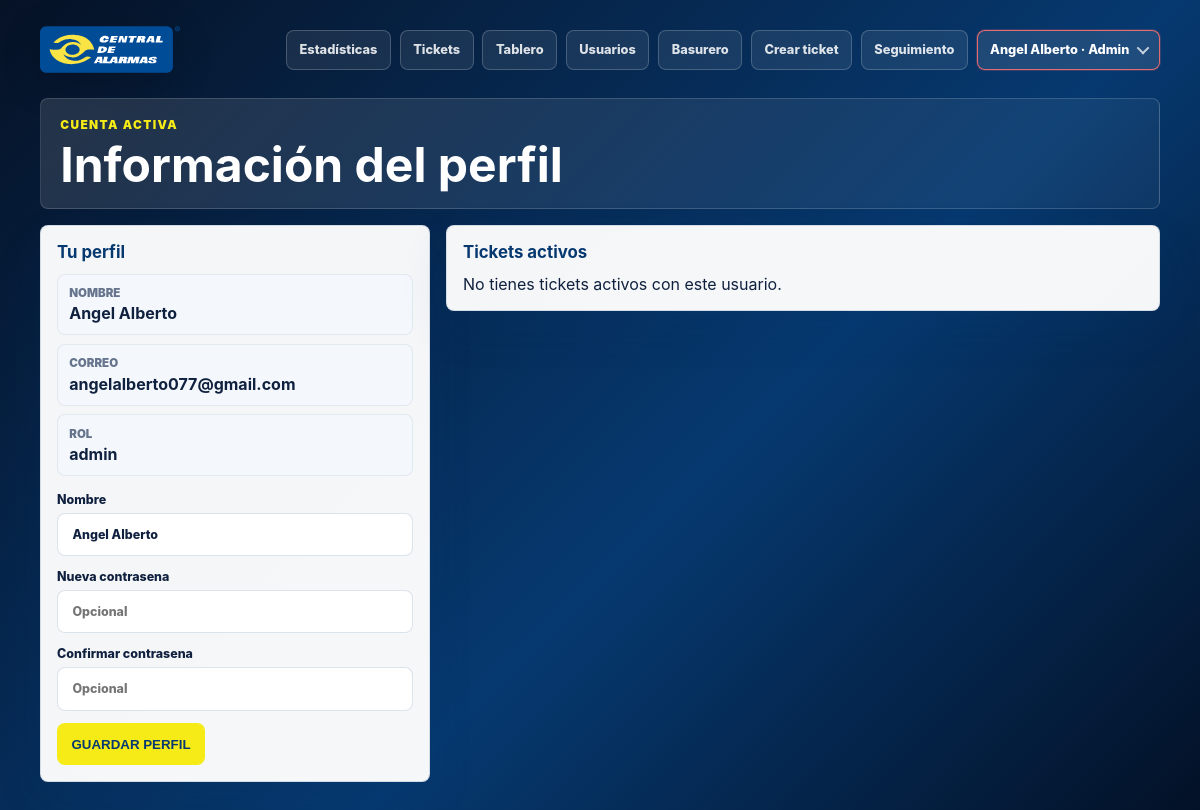
The app's page /perfil-marketing.php (signed in) with its own data.
### tables this page shows
CREATE TABLE marketing_usuarios (
    id INT UNSIGNED AUTO_INCREMENT PRIMARY KEY,
    nombre VARCHAR(120) NOT NULL,
    correo VARCHAR(160) NOT NULL UNIQUE,
    password_hash VARCHAR(255) NULL,
    google_sub VARCHAR(160) NULL,
    reset_token_hash VARCHAR(64) NULL,
    reset_token_expira DATETIME NULL,
    rol ENUM('admin','usuario','manager','trabajador') NOT NULL DEFAULT 'usuario',
    activo TINYINT(1) NOT NULL DEFAULT 1,
    creado_en TIMESTAMP NOT NULL DEFAULT CURRENT_TIMESTAMP,
    INDEX idx_reset_token_hash (reset_token_hash)
);

### php/db.php (called while the page is built, shortened)
<?php
function cdaDb() {
    static $pdo = null;
    if ($pdo instanceof PDO) {
        return $pdo;
    }
    $dsn = 'mysql:host=' . CDA_DB_HOST . ';dbname=' . CDA_DB_NAME . ';charset=utf8mb4';
    $pdo = new PDO($dsn, CDA_DB_USER, CDA_DB_PASS, [
        PDO::ATTR_ERRMODE => PDO::ERRMODE_EXCEPTION,
        PDO::ATTR_DEFAULT_FETCH_MODE => PDO::FETCH_ASSOC,
        PDO::ATTR_EMULATE_PREPARES => false,
    ]);
    return $pdo;
}

### php/auth.php (called while the page is built, shortened)
<?php
require_once __DIR__ . '/db.php';
function cdaCurrentUser() {
    $stmt = cdaDb()->prepare('SELECT id, nombre, correo, rol, activo FROM marketing_usuarios WHERE id = ? LIMIT 1');
    $stmt->execute([$_SESSION['cda_user_id']]);
    $user = $stmt->fetch();
    return $user;
}
function cdaRequireLogin() {
    $user = cdaCurrentUser();
    return $user;
}

### php/marketing_helpers.php (called while the page is built, shortened)
<?php
function cdaMarketingClean($value) {
    return trim(strip_tags((string) $value));
}
function cdaMarketingRoleLabel($role) {
    $labels = [
        'admin' => 'Admin',
        'manager' => 'Manager',
        'trabajador' => 'Trabajador',
        'usuario' => 'Usuario',
    ];
    return $labels[(string) $role] ?? 'Usuario';
}
function cdaMarketingRoleClass($role) {
    $role = strtolower(cdaMarketingClean($role));
    return in_array($role, ['admin', 'manager', 'trabajador', 'usuario'], true) ? $role : 'usuario';
}
function cdaMarketingCanManageUsers($role) {
    return (string) $role === 'admin';
}
function cdaMarketingCanManageTrash($role) {
    return (string) $role === 'admin';
}
function cdaMarketingCanAccessBoard($role) {
    return in_array((string) $role, ['admin', 'manager', 'trabajador'], true);
}
function cdaMarketingCanViewAllTickets($role) {
    return in_array((string) $role, ['admin', 'manager'], true);
}

### perfil-marketing.php (the view, shortened to what this page needs)
<?php
require_once __DIR__ . '/php/auth.php';
require_once __DIR__ . '/php/marketing_helpers.php';
$user = cdaRequireLogin();
$ticketStmt = cdaDb()->prepare("SELECT folio, actividad, estado, prioridad, fecha_requerida, fecha_entrega_estimada, actualizado_en FROM marketing_tickets WHERE correo = ? AND eliminado_en IS NULL AND estado NOT IN ('Entregado','Cerrado','Rechazado') ORDER BY actualizado_en DESC LIMIT 8");
$ticketStmt->execute([$user['correo']]);
$tickets = $ticketStmt->fetchAll();
?>
<!DOCTYPE html>
<html lang="es">
<head>
</head>
<body>
    <div class="shell">
        <header class="topbar">
            <a href="index.html"><img src="img/cda-logo-f.svg" alt="Central de Alarmas"></a>
            <nav class="nav" aria-label="Navegacion">
                <?php if (cdaMarketingCanViewAllTickets($user['rol'])): ?><a href="estadisticas-marketing.php">Estadísticas</a><?php endif; ?>
                <?php if (cdaMarketingCanViewAllTickets($user['rol'])): ?><a href="panel-marketing.php">Tickets</a><?php endif; ?>
                <?php if (cdaMarketingCanAccessBoard($user['rol'])): ?><a href="control-marketing.php">Tablero</a><?php endif; ?>
                <?php if (cdaMarketingCanManageUsers($user['rol'])): ?><a href="usuarios-marketing.php">Usuarios</a><?php endif; ?>
                <?php if (cdaMarketingCanManageTrash($user['rol'])): ?><a href="panel-marketing.php?papelera=1">Basurero</a><?php endif; ?>
                <a href="crear-ticket.php">Crear ticket</a>
                <a href="seguimiento.php">Seguimiento</a>
                <details class="profile-menu role-<?php echo htmlspecialchars(cdaMarketingRoleClass($user['rol'])); ?>">
                    <summary><?php echo htmlspecialchars($user['nombre']); ?> · <?php echo htmlspecialchars(cdaMarketingRoleLabel($user['rol'])); ?></summary>
                </details>
            </nav>
        </header>
        <section class="hero">
            <div class="eyebrow">Cuenta activa</div>
            <h1>Información del perfil</h1>
        </section>
        <section class="grid">
            <article class="card">
                <h2>Tu perfil</h2>
                <div class="profile-data">
                    <div><span>Nombre</span><strong><?php echo htmlspecialchars($user['nombre']); ?></strong></div>
                    <div><span>Correo</span><strong><?php echo htmlspecialchars($user['correo']); ?></strong></div>
                    <div><span>Rol</span><strong><?php echo htmlspecialchars($user['rol']); ?></strong></div>
                </div>
                <form id="configuracion" method="post" action="perfil-marketing.php">
                    <label>Nombre <input name="nombre" value="<?php echo htmlspecialchars($user['nombre']); ?>" required></label>
                    <label>Nueva contrasena <input name="password" type="password" minlength="8" autocomplete="new-password" placeholder="Opcional"></label>
                    <label>Confirmar contrasena <input name="password_confirm" type="password" minlength="8" autocomplete="new-password" placeholder="Opcional"></label>
                    <button type="submit">Guardar perfil</button>
                </form>
            </article>
            <article class="card">
                <h2>Tickets activos</h2>
                <div class="tickets">
                    <?php if (!$tickets): ?><p class="muted">No tienes tickets activos con este usuario.</p><?php endif; ?>
                </div>
            </article>
        </section>
    </div>
</body>
</html>

### perfil-marketing.php (style rules this page uses)
:root { --blue:#063970; --blue-2:#0b4f92; --ink:#10213f; --muted:#66758d; --line:rgba(6,57,112,.14); --soft:#f4f8fc; --yellow:#f6eb17; --radius:8px; --shadow:0 18px 46px rgba(6,57,112,.12); }
* { box-sizing:border-box; margin:0; padding:0; }
body { min-height:100vh; font-family:-apple-system,BlinkMacSystemFont,"Segoe UI",Roboto,Arial,sans-serif; color:var(--ink); background:linear-gradient(135deg,#061226,#063970 58%,#031025); }
.shell { width:min(1120px, calc(100% - 2rem)); margin:0 auto; padding:1.1rem 0 3rem; }
.topbar { display:flex; align-items:center; justify-content:space-between; gap:1rem; min-height:64px; margin-bottom:1rem; color:#fff; }
.topbar img { width:140px; display:block; filter:drop-shadow(0 10px 18px rgba(0,0,0,.18)); }
.nav { display:flex; flex-wrap:wrap; gap:.55rem; align-items:center; justify-content:flex-end; }
.nav a { min-height:40px; display:inline-flex; align-items:center; color:rgba(255,255,255,.86); text-decoration:none; border:1px solid rgba(255,255,255,.2); border-radius:8px; padding:.62rem .78rem; background:rgba(255,255,255,.08); font-size:.8rem; font-weight:850; }
.profile-menu { position:relative; }
.profile-menu summary { min-height:40px; display:inline-flex; align-items:center; gap:.5rem; list-style:none; border:1px solid rgba(255,255,255,.22); border-radius:8px; padding:.62rem .78rem; color:#fff; background:rgba(255,255,255,.1); font-size:.8rem; font-weight:850; cursor:pointer; }
.profile-menu summary::after { content:""; width:.45rem; height:.45rem; border-right:2px solid currentColor; border-bottom:2px solid currentColor; transform:rotate(45deg) translateY(-2px); opacity:.75; }
.profile-menu.role-admin summary { border-color:rgba(248,113,113,.9); box-shadow:0 0 0 1px rgba(248,113,113,.2); }
.hero { margin:1rem 0; color:#fff; border:1px solid rgba(255,255,255,.16); border-radius:var(--radius); padding:1.2rem; background:linear-gradient(135deg,rgba(255,255,255,.12),rgba(255,255,255,.04)); }
.eyebrow { color:var(--yellow); font-size:.74rem; font-weight:950; letter-spacing:.12em; text-transform:uppercase; margin-bottom:.55rem; }
h1 { color:#fff; font-size:clamp(1.9rem,4vw,3.35rem); line-height:1; letter-spacing:0; }
.grid { display:grid; grid-template-columns:390px minmax(0,1fr); gap:1rem; align-items:start; }
.card { background:rgba(255,255,255,.96); border:1px solid var(--line); border-radius:var(--radius); padding:1rem; box-shadow:var(--shadow); }
.card h2 { color:var(--blue); font-size:1.05rem; margin-bottom:.75rem; }
.profile-data { display:grid; gap:.55rem; margin-bottom:1rem; }
.profile-data div { border:1px solid rgba(6,57,112,.08); border-radius:var(--radius); background:var(--soft); padding:.7rem; }
.profile-data span { display:block; color:var(--muted); font-size:.72rem; font-weight:900; text-transform:uppercase; margin-bottom:.2rem; }
label { display:grid; gap:.38rem; font-size:.78rem; font-weight:850; margin-bottom:.8rem; }
input { width:100%; border:1px solid var(--line); border-radius:var(--radius); padding:.82rem .9rem; font:inherit; background:#fff; color:var(--ink); outline:none; }
button, .button { min-height:42px; border:0; border-radius:var(--radius); padding:.78rem .9rem; background:var(--yellow); color:var(--blue); font-weight:900; text-transform:uppercase; cursor:pointer; text-decoration:none; display:inline-flex; align-items:center; justify-content:center; }
.tickets { display:grid; gap:.6rem; }

### records on screen
marketing_usuarios: nombre "Angel Alberto", rol "Admin", correo "angelalberto077@gmail.com", rol "admin"
